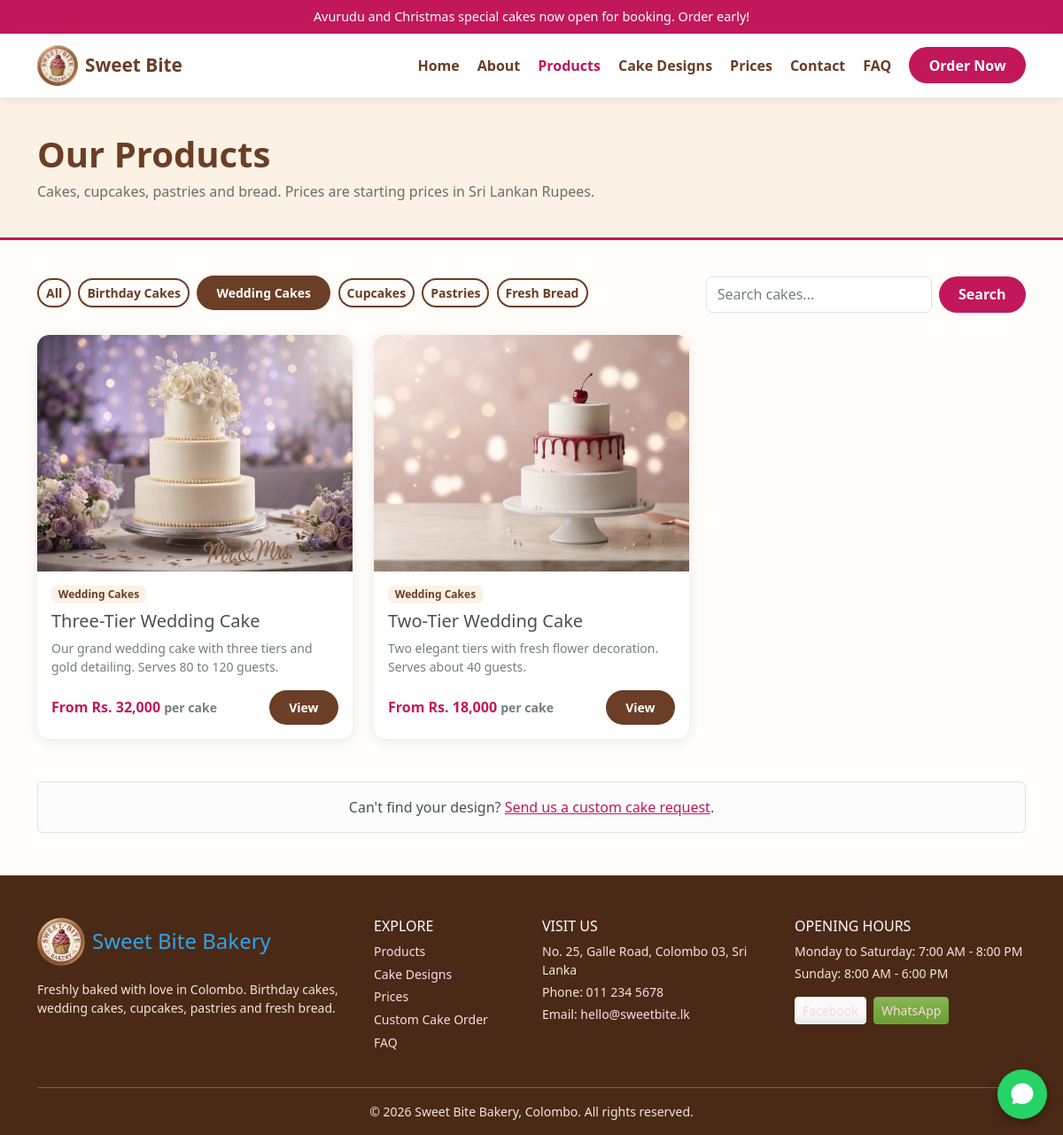
The page /products.php?cat=2 on the database its author committed.
### tables this page shows
CREATE TABLE categories (
    category_id   INT AUTO_INCREMENT PRIMARY KEY,
    category_name VARCHAR(80) NOT NULL,
    description   VARCHAR(255) NULL,
    display_order INT NOT NULL DEFAULT 0
);

CREATE TABLE products (
    product_id   INT AUTO_INCREMENT PRIMARY KEY,
    category_id  INT NOT NULL,
    name         VARCHAR(120) NOT NULL,
    description  TEXT NOT NULL,
    price_from   DECIMAL(10,2) NOT NULL,
    price_unit   VARCHAR(30) NOT NULL DEFAULT '',
    sizes        VARCHAR(255) NULL,
    flavours     VARCHAR(255) NULL,
    lead_time    VARCHAR(100) NULL,
    image        VARCHAR(255) NULL,
    is_available TINYINT NOT NULL DEFAULT 1,
    is_featured  TINYINT NOT NULL DEFAULT 0,
    created_at   DATETIME NOT NULL DEFAULT CURRENT_TIMESTAMP,
    FOREIGN KEY (category_id) REFERENCES categories(category_id)
);

### includes/db.php (called while the page is built, shortened)
<?php
function db(): PDO
{
    static $pdo = null;
    if ($pdo === null) {
        try {
            $pdo = new PDO(DB_DSN, DB_USER, DB_PASS, [
                PDO::ATTR_ERRMODE            => PDO::ERRMODE_EXCEPTION,
                PDO::ATTR_DEFAULT_FETCH_MODE => PDO::FETCH_ASSOC,
                PDO::ATTR_EMULATE_PREPARES   => false,
            ]);
        } catch (PDOException $e) {
            http_response_code(500);
            exit('Could not connect to the database. Please start MySQL in XAMPP and import database/sweetbite_db.sql.');
        }
    }
    return $pdo;
}

### products.php (the view, shortened to what this page needs)
<?php
require_once __DIR__ . '/includes/functions.php';
$categories = db()->query('SELECT * FROM categories ORDER BY display_order')->fetchAll();
$selectedCat = (int) ($_GET['cat'] ?? 0);
$search      = trim($_GET['q'] ?? '');
$sql = 'SELECT p.*, c.category_name FROM products p
        JOIN categories c ON c.category_id = p.category_id
        WHERE p.is_available = 1';
$params = [];
if ($selectedCat > 0) {
    $sql .= ' AND p.category_id = ?';
    $params[] = $selectedCat;
}
$sql .= ' ORDER BY c.display_order, p.name';
$stmt = db()->prepare($sql);
$stmt->execute($params);
$products = $stmt->fetchAll();
include __DIR__ . '/includes/header.php';
?>
<div class="page-header">
    <div class="container">
        <h1>Our Products</h1>
        <p>Cakes, cupcakes, pastries and bread. Prices are starting prices in Sri Lankan Rupees.</p>
    </div>
</div>
<section class="container">
    <div class="row g-3 align-items-center mb-4">
        <div class="col-lg-8">
            <a href="<?= url('products.php') ?>" class="btn btn-sm <?= $selectedCat === 0 ? 'btn-brand' : 'btn-outline-brand' ?> me-1 mb-1">All</a>
            <?php foreach ($categories as $cat): ?>
                <a href="<?= url('products.php?cat=' . (int) $cat['category_id']) ?>"
                   class="btn btn-sm <?= $selectedCat === (int) $cat['category_id'] ? 'btn-brand' : 'btn-outline-brand' ?> me-1 mb-1">
                    <?= e($cat['category_name']) ?>
                </a>
            <?php endforeach; ?>
        </div>
        <div class="col-lg-4">
            <form method="get" class="d-flex gap-2">
                <input type="search" name="q" class="form-control" placeholder="Search cakes..." value="<?= e($search) ?>">
                <button class="btn btn-pink" type="submit">Search</button>
            </form>
        </div>
    </div>
    <?php if (!$products): ?>
        <div class="alert alert-warning">No products found. Try another word or <a href="<?= url('products.php') ?>">see all products</a>.</div>
    <?php else: ?>
        <div class="row row-cols-1 row-cols-sm-2 row-cols-lg-3 g-4">
            <?php foreach ($products as $product) { render_product_card($product); } ?>
        </div>
    <?php endif; ?>
    <div class="alert alert-light border mt-5 text-center">
        Can't find your design? <a href="<?= url('order.php') ?>">Send us a custom cake request</a>.
    </div>
</section>
<?php include __DIR__ . '/includes/footer.php'; ?>

### includes/functions.php (shortened to what this page needs)
<?php
require_once __DIR__ . '/db.php';
function e($value): string
{
    return htmlspecialchars((string) $value, ENT_QUOTES, 'UTF-8');
}
function url(string $path = ''): string
{
    return BASE_URL . '/' . ltrim($path, '/');
}
function asset(string $path): string
{
    return url('assets/' . ltrim($path, '/'));
}
function money($amount): string
{
    return 'Rs. ' . number_format((float) $amount, 0);
}
function image_url(string $folder, ?string $file): string
{
    if ($file && is_file(ROOT_PATH . '/assets/images/' . $folder . '/' . $file)) {
        return asset('images/' . $folder . '/' . $file);
    }
    return asset('images/logo.png');
}
function render_product_card(array $p): void
{
    ?>
    <div class="col">
        <div class="card product-card h-100">
            <a href="<?= url('product.php?id=' . (int) $p['product_id']) ?>">
                <img src="<?= e(image_url('products', $p['image'])) ?>" class="card-img-top"
                     alt="<?= e($p['name']) ?>" loading="lazy">
            </a>
            <div class="card-body d-flex flex-column">
                <span class="badge badge-soft mb-2 align-self-start"><?= e($p['category_name']) ?></span>
                <h3 class="h5 card-title"><?= e($p['name']) ?></h3>
                <p class="card-text text-muted small flex-grow-1"><?= e($p['description']) ?></p>
                <div class="d-flex justify-content-between align-items-center">
                    <span class="price">From <?= money($p['price_from']) ?>
                        <small class="text-muted"><?= e($p['price_unit']) ?></small></span>
                    <a href="<?= url('product.php?id=' . (int) $p['product_id']) ?>"
                       class="btn btn-sm btn-brand">View</a>
                </div>
            </div>
        </div>
    </div>
    <?php
}

### assets/css/style.css (style rules this page uses)
:root { --brown: #6b3e26; --brown-dark: #4a2916; --pink: #c2185b; --pink-dark: #a01049; --cream: #fbf1e4; --text: #222222; }
body { font-family: "Segoe UI", Roboto, "Helvetica Neue", Arial, sans-serif; color: var(--text); background: #fffdfa; }
h1, h2, h3, h4, h5 { color: var(--brown); font-weight: 700; }
a { color: var(--pink); }
img { max-width: 100%; }
.btn-brand, .btn-pink { color: #fff; border: 0; border-radius: 50px; padding: .55rem 1.4rem; font-weight: 600; }
.btn-brand { background: var(--brown); }
.btn-pink { background: var(--pink); }
.btn-outline-brand { border: 2px solid var(--brown); color: var(--brown); border-radius: 50px; font-weight: 600; }
.page-header { background: var(--cream); padding: 2.5rem 0; border-bottom: 3px solid var(--pink); margin-bottom: 2.5rem; }
.page-header h1 { margin: 0; }
.page-header p { margin: .4rem 0 0; color: #6c6c6c; }
.product-card { border: 0; border-radius: 14px; overflow: hidden; box-shadow: 0 3px 14px rgba(0, 0, 0, .08); transition: transform .2s, box-shadow .2s; }
.product-card img { aspect-ratio: 4 / 3; object-fit: cover; }
.price { color: var(--pink); font-weight: 700; }
.badge-soft { background: var(--cream); color: var(--brown); font-weight: 600; }

### rows shown on the page
categories: category_name "Birthday Cakes"
categories: category_name "Wedding Cakes"
categories: category_name "Cupcakes"
categories: category_name "Pastries"
categories: category_name "Fresh Bread"
products: image (picture), category.category_name "Wedding Cakes", name "Three-Tier Wedding Cake", description "Our grand wedding cake with three tiers and gold detailing. Serves 80 to 120 guests.", price_from "Rs. 32,000", price_unit "per cake"
products: image (picture), category.category_name "Wedding Cakes", name "Two-Tier Wedding Cake", description "Two elegant tiers with fresh flower decoration. Serves about 40 guests.", price_from "Rs. 18,000", price_unit "per cake"

### other values the page prints
setting('banner_text') "Avurudu and Christmas special cakes now open for booking. Order early!"
$label "Home"
$label "About"
$label "Products"
$label "Cake Designs"
$label "Prices"
$label "Contact"
$label "FAQ"
setting('tagline') "Freshly baked with love in Colombo"
setting('address') "No. 25, Galle Road, Colombo 03, Sri Lanka"
setting('phone') "011 234 5678"
setting('email') "hello@sweetbite.lk"
setting('hours_weekdays') "Monday to Saturday: 7:00 AM - 8:00 PM"
setting('hours_sunday') "Sunday: 8:00 AM - 6:00 PM"
